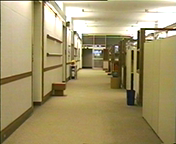
%> input picture 数字图像处理/3.图像基本运算/hallback.bmp, 176 x 144 px
$ octave Eg3_9.m   (GNU Octave 9; MATLAB toolbox functions it lacks are replaced by stand-ins)
%> lines starting %> are read from the running program, lines starting %| are printed output that depends on the picture
Back=imread('hallback.bmp');
%> Back is the input picture: size 144x176x3 uint8; mean R, G, B 162.6, 148.3, 104.8
Foreground=imread('hallforeground.bmp');
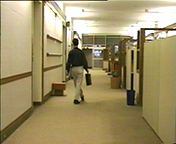
%> input picture 数字图像处理/3.图像基本运算/hallforeground.bmp, 176 x 144 px
%> Foreground is the input picture: size 144x176x3 uint8; mean R, G, B 159.2, 145.4, 103.5
result=imabsdiff(Foreground,Back);
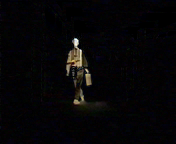
%> result: size 144x176x3 uint8; mean R, G, B 6.3, 5.4, 6.6
imwrite(result,'xiangjian.jpg');
subplot(131),imshow(Back),title('背景');
subplot(132),imshow(Foreground),title('前景图');
subplot(133),imshow(result),title('图像相减');
